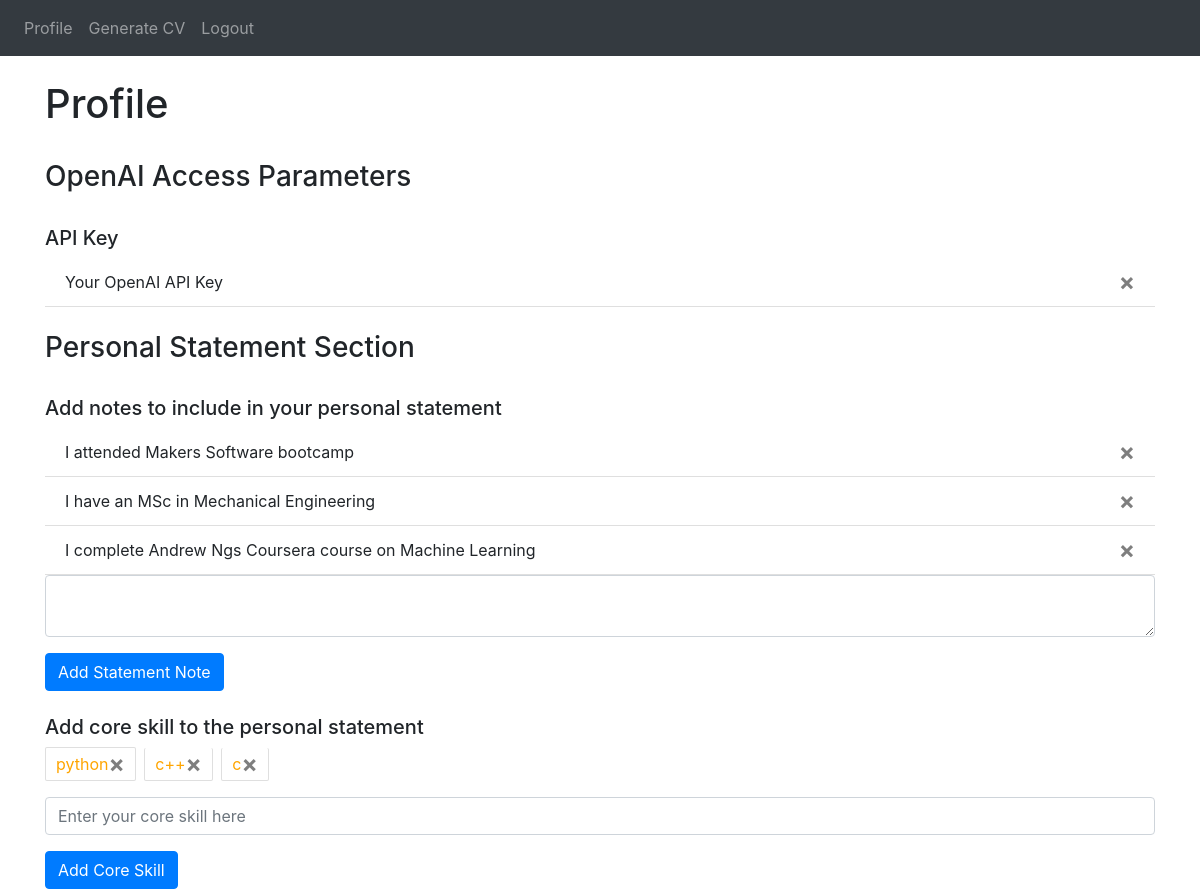
Page / (signed in) on the earlier database version.
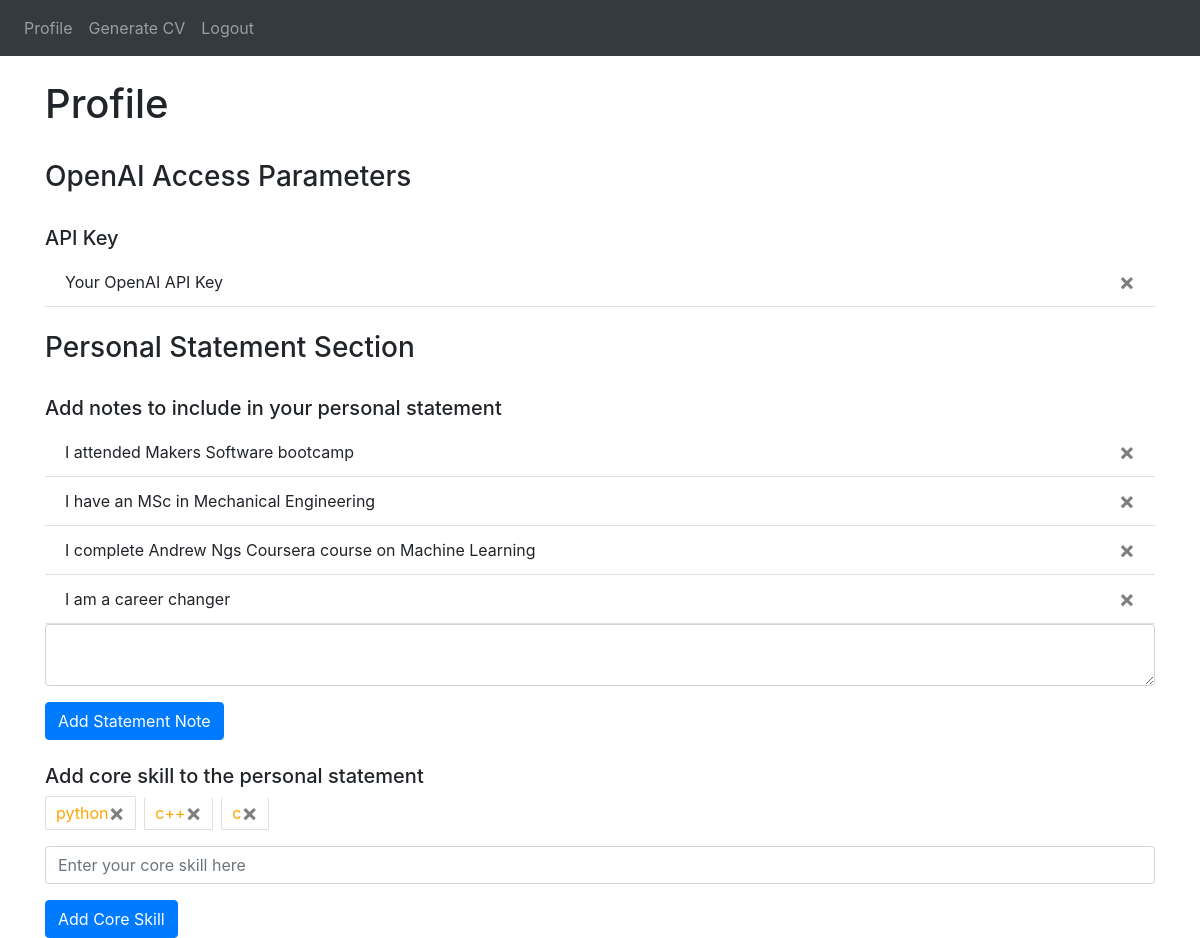
Same page on the later database version.
### website/models.py (models this page shows)
class OpenAiApiKey(db.Model):
    id = db.Column(db.Integer, primary_key=True)
    key = db.Column(db.String(150))
    date = db.Column(db.DateTime(timezone=True), default=func.now())
    user_id = db.Column(db.Integer, db.ForeignKey('user.id'))

class Note(db.Model):
    id = db.Column(db.Integer, primary_key=True)
    data = db.Column(db.String(10000))
    date = db.Column(db.DateTime(timezone=True), default=func.now())
    user_id = db.Column(db.Integer, db.ForeignKey('user.id'))

class Skill(db.Model):
    id = db.Column(db.Integer, primary_key=True)
    data = db.Column(db.String(150))
    date = db.Column(db.DateTime(timezone=True), default=func.now())
    user_id = db.Column(db.Integer, db.ForeignKey('user.id'))

### website/views.py (the view, shortened to what this page needs)
@views.route('/', methods=['GET', 'POST'])
@login_required
def profile():
    return render_template("profile.html", user=current_user)

### website/__init__.py (called while the page is built)
def create_app(testing=False):
    app = Flask(__name__)
    app.config['SECRET_KEY'] = 'hjshjhdjah kjshkjdhjs'
    if testing:
        app.config['SQLALCHEMY_DATABASE_URI'] = 'sqlite:///test_' + DB_NAME
    else:
        app.config['SQLALCHEMY_DATABASE_URI'] = f'sqlite:///{DB_NAME}'
    db.init_app(app)
    from .views import views
    from .auth import auth
    app.register_blueprint(views, url_prefix='/')
    app.register_blueprint(auth, url_prefix='/')
    from .models import User, Note, Skill
    with app.app_context():
        db.create_all()
    login_manager = LoginManager()
    login_manager.login_view = 'auth.login'
    login_manager.init_app(app)
    @login_manager.user_loader
    def load_user(id):
        return User.query.get(int(id))
    return app

### website/templates/profile.html
{% extends "base.html" %} {% block title %}Profile{% endblock %} {% block content
    %}
    <br />
    <h1 align="left">Profile</h1>
    <br />
    <h3 align="left">OpenAI Access Parameters</h3>
    <br />
    {% if not user.api_keys %}
    <form method="POST">
      <h5 align="left">Upload Api Key</h5>
      <div class="form-group">
        <input type="text" class="form-control" id="api_key" name="api_key" placeholder="Enter API Key"/>
      </div>
      <button type="submit" class="btn btn-primary">Submit</button>
    </form>
    {% else %}
    <h5 align="left">API Key</h5>
    <ul class="list-group list-group-flush" id="notes">
      {% for api_key in user.api_keys %}
      <li class="list-group-item">
        Your OpenAI API Key
        <button type="button" class="close" onClick="deleteApiKey({{ api_key.id }})">
          <span aria-hidden="true">&times;</span>
        </button>
      </li>
      {% endfor %}
    </ul>
    {% endif %}
    <br />
    <h3 align="left">Personal Statement Section</h3>
    <br />
    <h5 align="left">Add notes to include in your personal statement</h5>
    <ul class="list-group list-group-flush" id="notes">
      {% for note in user.notes %}
      <li class="list-group-item">
        {{ note.data }}
        <button type="button" class="close" onClick="deleteNote({{ note.id }})">
          <span aria-hidden="true">&times;</span>
        </button>
      </li>
      {% endfor %}
    </ul>
    <form method="POST">
      <div class="form-group">
        <textarea name="note" id="note" class="form-control"></textarea>
      </div>
      <button type="submit" class="btn btn-primary">Add Statement Note</button>
    </form>
    <br />
    <h5 align="left">Add core skill to the personal statement</h5>
    <div class="form-group">
      <ul class="list-group list-skill-flush" id="skills">
        {% for skill in user.skills %}
        <li class="list-group-item skill-tag">
          {{ skill.data }}
          <button type="button" class="close" onClick="deleteSkill({{ skill.id }})">
            <span aria-hidden="true">&times;</span>
          </button>
        </li>
        {% endfor %}
      </ul>
    </div>
    <form method="POST">
      <div class="form-group">
        <input type="text" name="skill" id="skill" class="form-control" placeholder="Enter your core skill here" data-role="tagsinput">
      </div>
      <div align="left">
          <button type="submit" class="btn btn-primary">Add Core Skill</button>
      </div>
    </form>
    {% endblock %}

### website/templates/base.html (shortened to what this page needs)
<!DOCTYPE html>
<html>
  <head>
    <link
      rel="stylesheet"
      href="https://stackpath.bootstrapcdn.com/bootstrap/4.4.1/css/bootstrap.min.css"
    />
    <link
      rel="stylesheet"
      href="https://stackpath.bootstrapcdn.com/font-awesome/4.7.0/css/font-awesome.min.css"
    />
    <link
      rel="stylesheet"
      href="https://cdn.jsdelivr.net/bootstrap.tagsinput/0.8.0/bootstrap-tagsinput.css"
    />
  </head>
  <body>
    <nav class="navbar navbar-expand-lg navbar-dark bg-dark">
      <div class="collapse navbar-collapse" id="navbar">
        <div class="navbar-nav">
          {% if user.is_authenticated %}
          <a class="nav-item nav-link" id="profile" href="/">Profile</a>
          <a class="nav-item nav-link" id="generate" href="/generate">Generate CV</a>
          <a class="nav-item nav-link" id="logout" href="/logout">Logout</a>
          {% else %}
          <a class="nav-item nav-link" id="login" href="/login">Login</a>
          <a class="nav-item nav-link" id="signUp" href="/sign-up">Sign Up</a>
          {% endif %}
        </div>
      </div>
    </nav>
    <div class="container">{% block content %} {% endblock %}</div>
  </body>
</html>

### website/templates/base.html (style rules this page uses)
.list-skill-flush { list-style: none; padding: 0; margin: 0; display: inline; }
.list-skill-flush .skill-tag { display: inline-block; margin-right: 4px; padding: 4px 10px; border-radius: 2px; color: orange; }

Differences in the rows shown:
added Note: data "I am a career changer"
